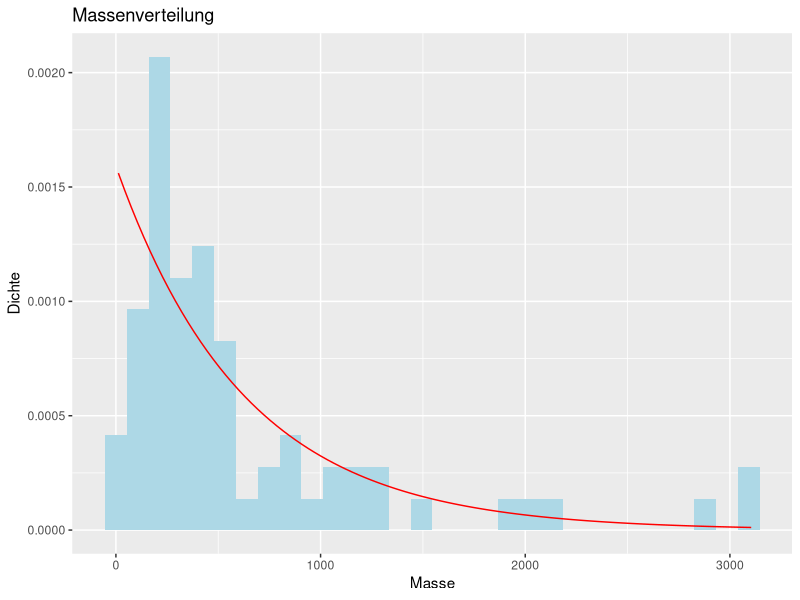
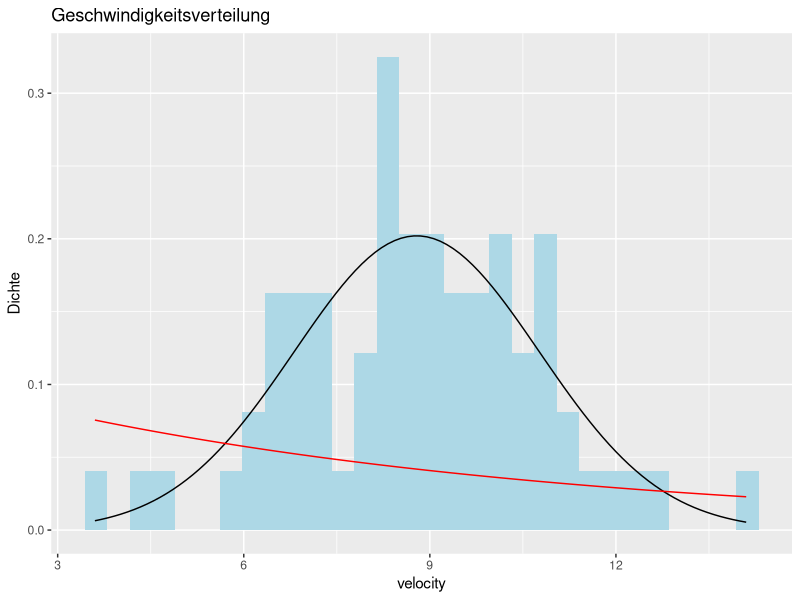

Recreate these plots in R, in order. (Note: this script raises an error after producing the figures.)
library(tidyverse)
library(MASS)

# Read Data
zone1_raw <- read.csv("out_1.csv")

# Data Wrangling
zone1 <- zone1_raw %>% 
  filter(Datum != "") %>% 
  mutate(
    datetime = ymd_hm(paste(Datum, Uhrzeit, sep = " ")), 
    masse = Masse..kg., 
    velocity = Geschwindigkeit..m.s.) %>% 
  arrange(datetime) %>% 
  dplyr::select(datetime, masse, velocity)

# Data Wrangling for Time Difference
time_diff <- data.frame(
  stunden = as.numeric(diff(zone1$datetime)) / 60 / 60
)

# Calc Distribution
fit_exp_masse <- fitdistr(zone1$masse, "exponential")

fit_norm_velocity <- fitdistr(zone1$velocity, "normal")
fit_exp_velocity <- fitdistr(zone1$velocity, "exponential")

fit_norm_time_diff <- fitdistr(time_diff$stunden, "normal")
fit_exp_time_diff <- fitdistr(time_diff$stunden, "exponential")

# Plot Mass with Exponential Distribution
ggplot(data = zone1, aes(x = masse)) +
  geom_histogram(aes(y = ..density..), fill = "lightblue") +
  stat_function(fun = dexp, args = list(rate = fit_exp_masse$estimate[1]), color = "red") +
  ylab("Dichte") +
  xlab("Masse") +
  ggtitle("Massenverteilung")

ggplot(data = zone1, aes(x = velocity)) +
  geom_histogram(aes(y = ..density..), fill = "lightblue") +
  stat_function(fun = dnorm, args = list(mean = fit_norm_velocity$estimate[1], sd = fit_norm_velocity$estimate[2]), color = "black") +
  stat_function(fun = dexp, args = list(rate = fit_exp_velocity$estimate[1]), color = "red") +
  ylab("Dichte") +
  xlab("velocity") +
  ggtitle("Geschwindigkeitsverteilung")

print(fit_binom_time_diff)

ggplot(data = time_diff, aes(x = stunden)) +
  geom_histogram(aes(y = ..density..), fill = "lightblue") +
  stat_function(fun = dnorm, args = list(mean = fit_norm_time_diff$estimate[1], sd = fit_norm_time_diff$estimate[2]), color = "black") +
  stat_function(fun = dexp, args = list(rate = fit_exp_time_diff$estimate[1]), color = "red") +

  ylab("Dichte") +
  xlab("Zeitunterschied") +
  ggtitle("Zeitunterschied Verteilung")

# Generate Data from Exponential Distribution
amount <- 1000000
zone1_generated <- data.frame(
  masse = rexp(amount, rate = fit_exp_masse$estimate[1]) %>% round,
  velocity = rnorm(amount, mean = fit_norm_velocity$estimate[1], sd = fit_norm_velocity$estimate[2]),
  time_diff_stunden = rnorm(amount,mean = fit_norm_time_diff$estimate[1], sd = fit_norm_time_diff$estimate[2])
)

# Plot generated Data
ggplot(data = zone1_generated, aes(x = masse)) +
  geom_histogram(bins = 100) +
  ylab("Anzahl") +
  xlab("Masse") +
  ggtitle("Masse generiert")

ggplot(data = zone1_generated, aes(x = velocity)) +
  geom_histogram() +
  ylab("Anzahl") +
  xlab("Velocity") +
  ggtitle("Geschwindigkeit generiert")

# Plot generated Data
ggplot(data = zone1_generated, aes(x = time_diff_stunden)) +
  geom_histogram() +
  ylab("Anzahl") +
  xlab("Zeit") +
  ggtitle("Zeitunterschied generiert")
